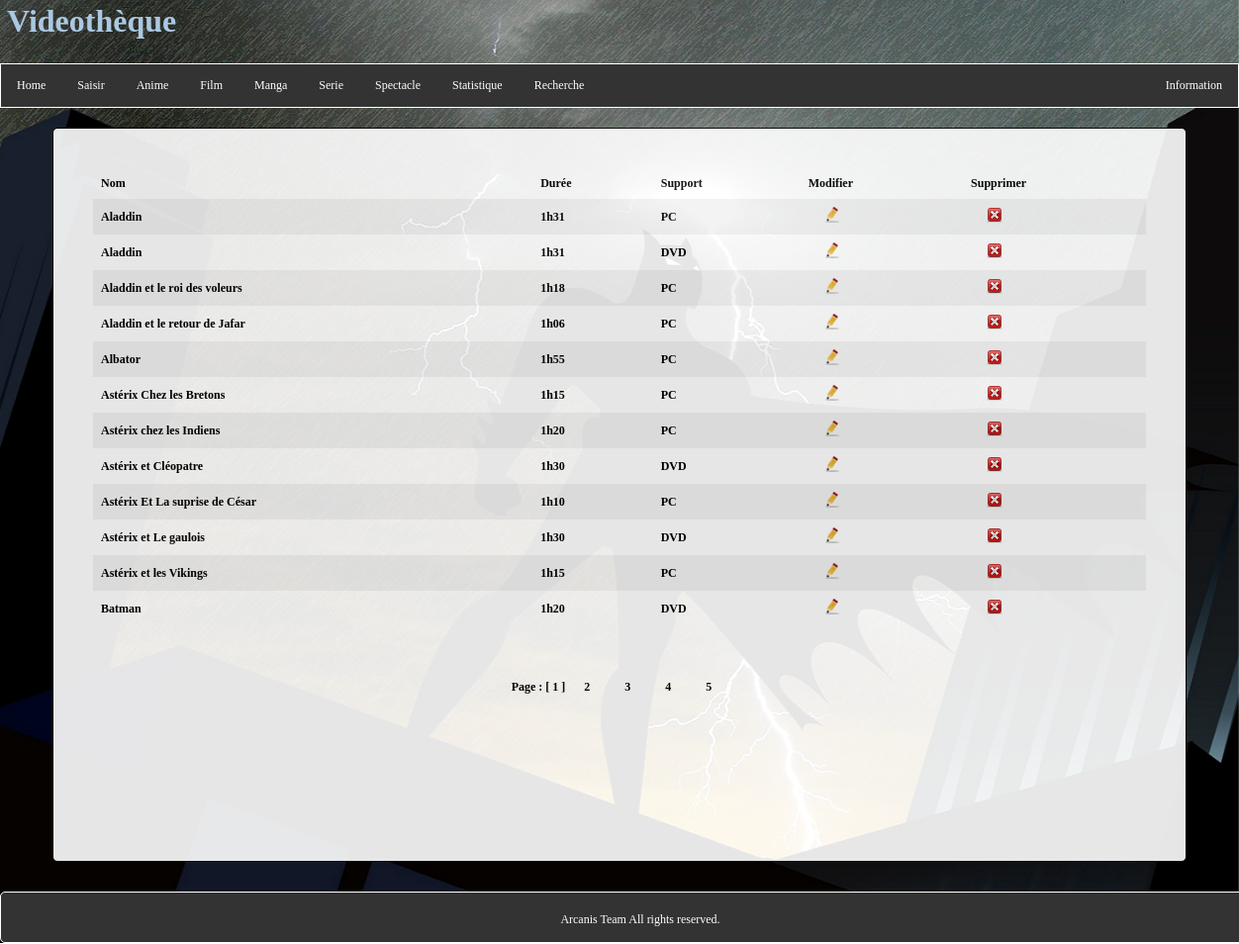
The page /anime.php on the database its author committed.
### tables this page shows
CREATE TABLE IF NOT EXISTS `anime` (
  `id` int(11) NOT NULL AUTO_INCREMENT,
  `nom` varchar(255) DEFAULT NULL,
  `duree` varchar(25) DEFAULT NULL,
  `support` varchar(25) NOT NULL,
  PRIMARY KEY (`id`)
);

### webservice.php (the view, shortened to what this page needs)
<?php
function ListeAnime(){
 echo '<div class="pagination">';
$messagesParPage=12;
$conn = new PDO("mysql:host=localhost;dbname=videotheque","root","arcanis");
$conn->setAttribute(PDO::ATTR_ERRMODE, PDO::ERRMODE_EXCEPTION);
$retour_total=$conn->prepare("SELECT COUNT(*) AS total FROM anime");
$retour_total->execute();
$donnees_total=$retour_total->fetch();
$total=$donnees_total['total'];
$nombreDePages=ceil($total/$messagesParPage);
if(isset($_GET['page'])){
     $pageActuelle=intval($_GET['page']);
     if($pageActuelle>$nombreDePages){
         $pageActuelle=$nombreDePages;
     }
} else{
     $pageActuelle=1;
}
$premiereEntree=($pageActuelle-1)*$messagesParPage;
$retour_messages=$conn->prepare("SELECT * FROM anime ORDER BY nom ASC LIMIT ".$premiereEntree.", ".$messagesParPage."");
$retour_messages->execute();
		echo "<table id='dernier' align='center'>";
		echo "<tr><th>"; echo "Nom"; echo "</th>";
		echo "<th>"; echo "Durée"; echo "</th>";
		echo "<th>"; echo "Support"; echo "</th>";
		echo "<th>"; echo "Modifier"; echo "</th>";
		echo "<th>"; echo "Supprimer"; echo "</th></tr>";
while($donnees_messages=$retour_messages->fetch()){
		echo "<tr><th>"; echo (utf8_encode(stripslashes($donnees_messages['nom']))); echo "</th>";
		echo "<th>"; echo stripslashes($donnees_messages['duree']); echo "</th>";
		echo "<th>"; echo stripslashes($donnees_messages['support']); echo "</th>";
		echo "<th>"; echo '<a href="?id2='.$donnees_messages['id'].'"><img src="image/modifier.png"></a>'; echo "</th>";
		echo "<th>"; echo '<a href="?id1='.$donnees_messages['id'].'"><img src="image/delete.png"></a>'; echo "</th></tr>";
}
		echo "</table>";
echo '<p align="center">Page : ';
for($i=1; $i<=$nombreDePages; $i++){
     if($i==$pageActuelle){
         echo ' [ '.$i.' ] ';
     }
     else{
		 echo ' <a href="anime.php?page='.$i.'">'.$i.'</a> ';
     }
}
echo '</p>';
echo '</div>';
}
						?>

### css/style.css (style rules this page uses)
body { padding:0; margin:0; font-size:12px; }
div.transbox p { margin: 5%; font-weight: bold; color: #000000; }
div { border-radius: 5px; background-color: transparent; padding: 20px; color: black; text-align: center; }
table#dernier { border-collapse: collapse; width: 100%; font-size:12px; }
th { text-align: left; padding: 8px; font-size:12px; }
tr:nth-child(even) { background-color: #f2f2f2 }
.pagination a { color: black; float: center; padding: 8px 16px; text-decoration: none; transition: background-color .3s; }

### rows shown on the page
anime: nom "Aladdin", duree "1h31", support "PC"
anime: nom "Aladdin", duree "1h31", support "DVD"
anime: nom "Aladdin et le roi des voleurs", duree "1h18", support "PC"
anime: nom "Aladdin et le retour de Jafar", duree "1h06", support "PC"
anime: nom "Albator", duree "1h55", support "PC"
anime: nom "Astérix Chez les Bretons", duree "1h15", support "PC"
anime: nom "Astérix chez les Indiens", duree "1h20", support "PC"
anime: nom "Astérix et Cléopatre", duree "1h30", support "DVD"
anime: nom "Astérix Et La suprise de César", duree "1h10", support "PC"
anime: nom "Astérix et Le gaulois", duree "1h30", support "DVD"
anime: nom "Astérix et les Vikings", duree "1h15", support "PC"
anime: nom "Batman", duree "1h20", support "DVD"
